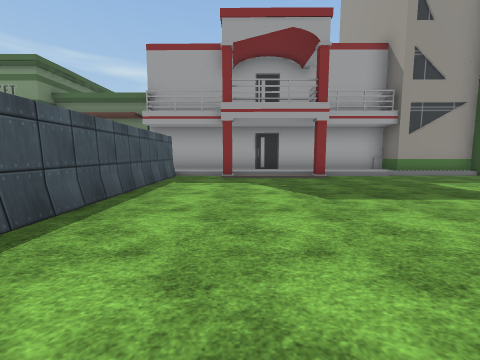
View 1 (above)

23 first-person views from a walk through a 3-D level made in the Unity game engine. The camera is 1.3 m above the floor, tilts 6° down and sees 90° across. The floor is counted in squares, 2 m on a side. Each view is taken from the middle of a square. On the plan, view 1 faces up. The plan holds only what a view shows up to about 9 squares ahead; the rest is blank. The place goes on beyond the plan. The terrain is drawn as flat ground. Some animated figures are left out. Some surface patterns are stand-ins.

View 2
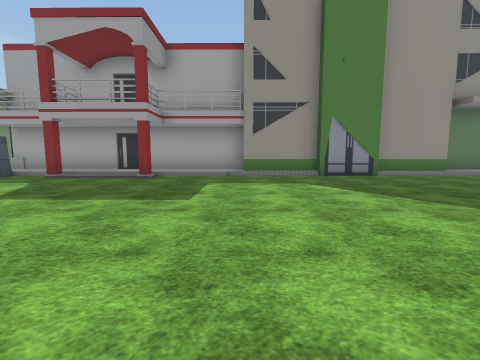

View 3
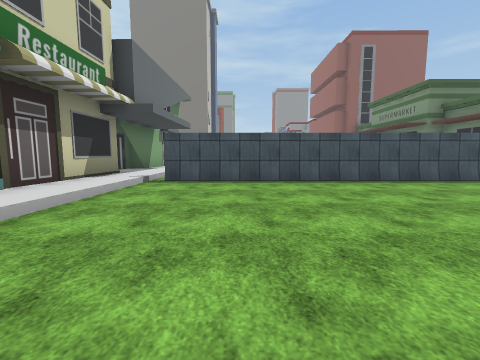

View 4
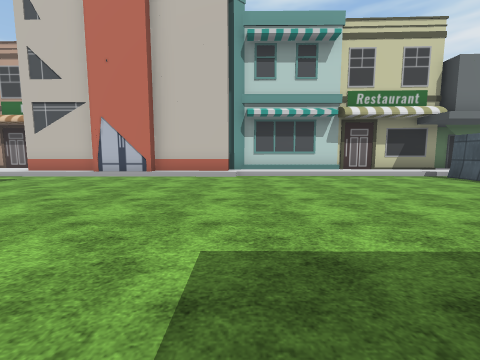

View 5
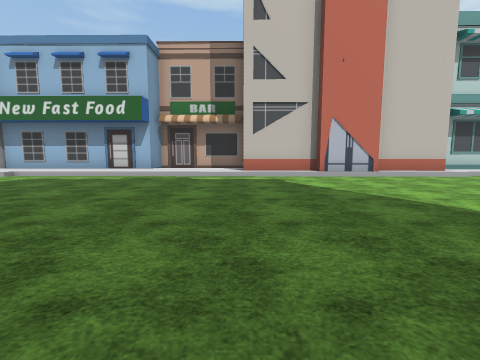

View 6
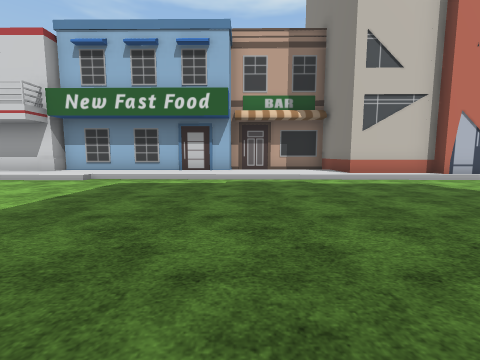

View 7
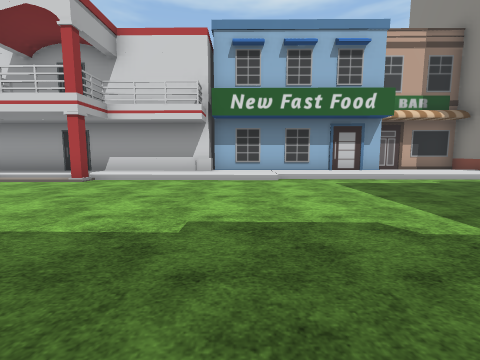

View 8
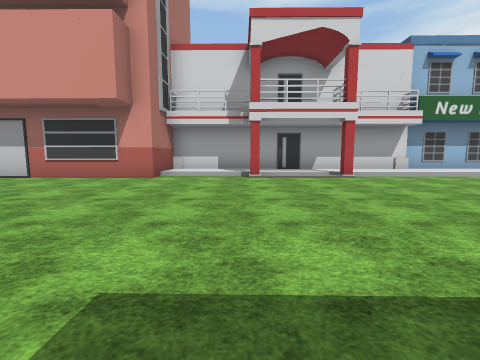

View 9
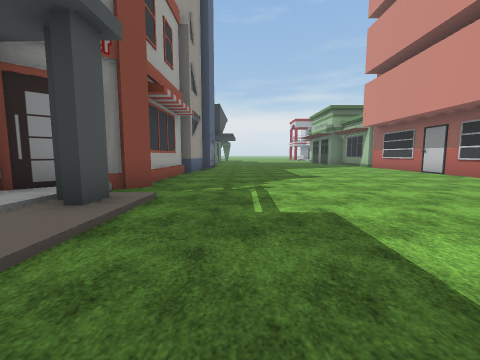

View 10
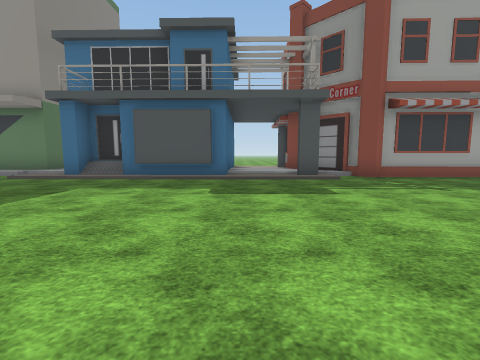

View 11
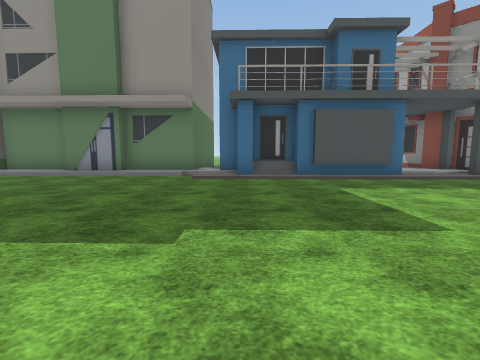

View 12
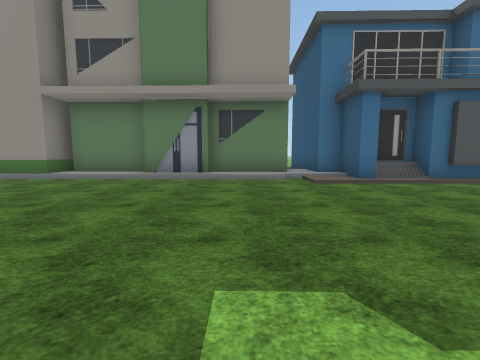

View 13
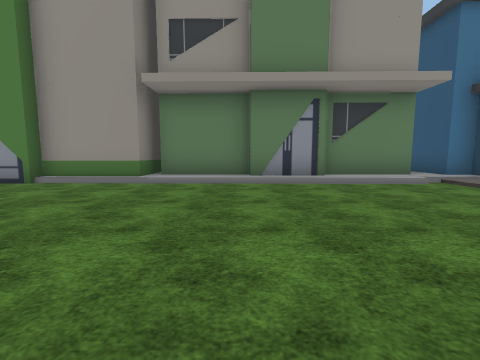

View 14
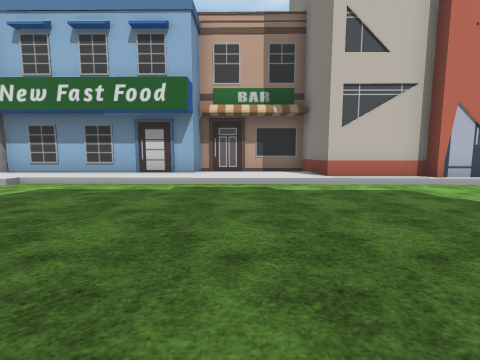

View 15
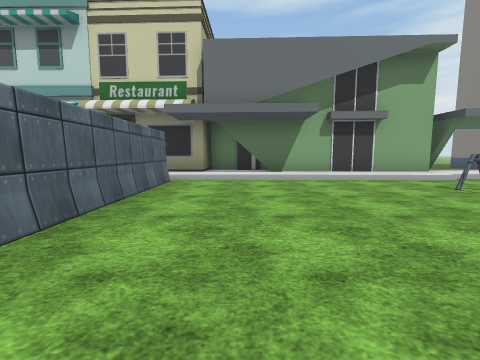

View 16
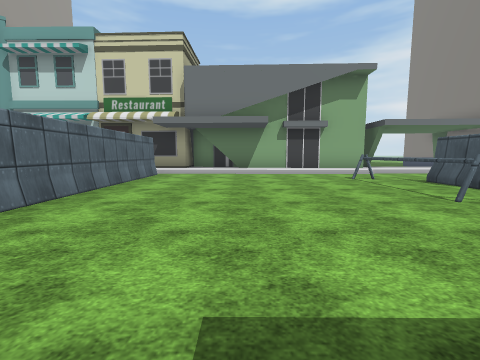

View 17
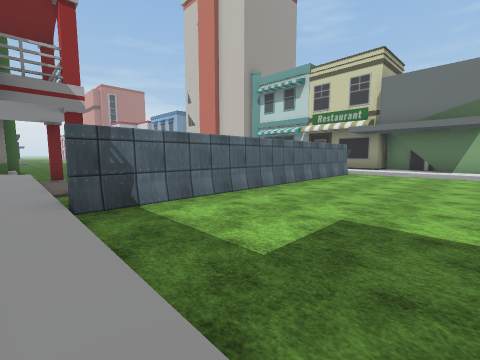

View 18
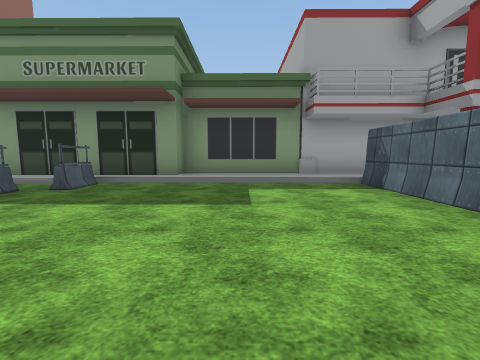

View 19
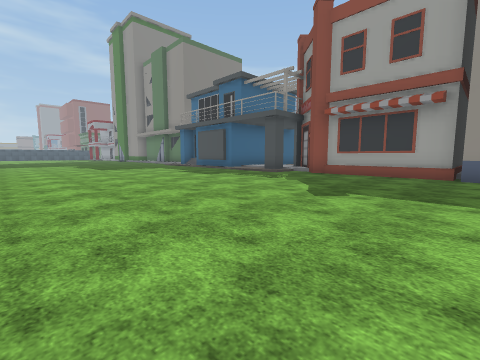

View 20
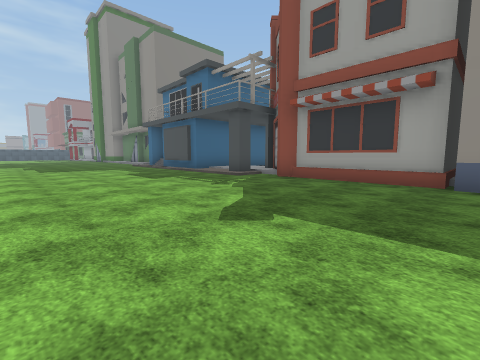

View 21
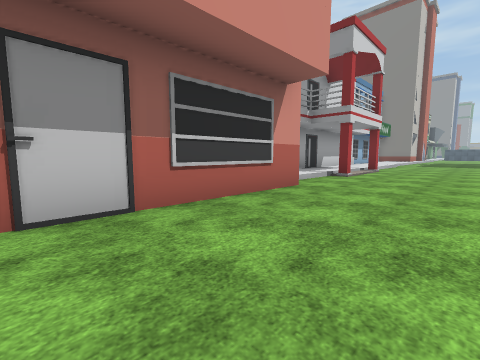

View 22
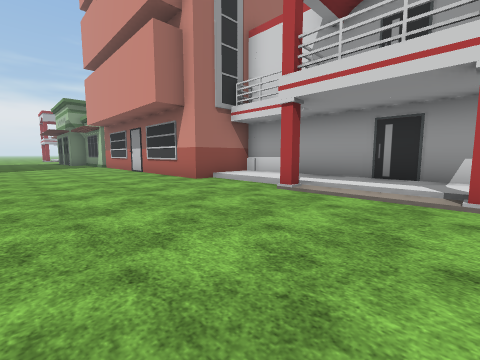

View 23
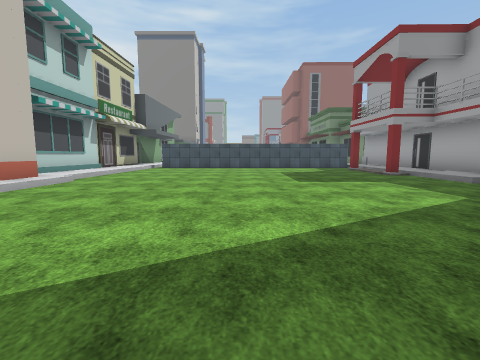

### Floor plan
Key: @ floor where view 1 was taken; # wall or solid block; . main floor; : floor 0.25 m higher than the main floor; / step, stairs or slope; ^ raised ledge; B building; A barrier; O other object.
Columns run from 8 left of view 1 to 33 right of it. Each row starts with its distance up from view 1.
 11   B
 10  BB                       B #            B
  9  BBBB#########      BBB  BB:#   #  ##    B
  8 BB:::::::::::BBBBBBB:::BB:/:#####:::#^   B
  7 A.....A.#.#................/#/###//#.####B
  6 ......A...................................
  5 ......A...................................
  4  .....A...................................
  3 ......A...................................
  2 O.....A...................................
  1 O.....A...................................
  0 O.....A.@.................................
 -1 ......A...................................
 -2 /////.A.....//////......../////#.#...BBBBB
 -3 :::::::::::::BBBBBBB:::::::::::::::::B
 -4 ######BBBBBBB     B::::BBBBB#########B
 -5      #            B    B    #
 -6                    ####

Where each view was taken, in squares from view 1:
view 1: 0 up, 0 right, facing up
view 2: 0 up, 5 right, facing up
view 3: 0 up, 4 right, facing left
view 4: 5 up, 4 right, facing down
view 5: 5 up, 11 right, facing down
view 6: 4 up, 14 right, facing down
view 7: 4 up, 19 right, facing down
view 8: 5 up, 26 right, facing down
view 9: 5 up, 24 right, facing right
view 10: 0 up, 25 right, facing up
view 11: 0 up, 20 right, facing up
view 12: 1 up, 17 right, facing up
view 13: 2 up, 14 right, facing up
view 14: 3 up, 13 right, facing down
view 15: 4 up, 4 left, facing down
view 16: 6 up, 5 left, facing down
view 17: 8 up, 6 left, facing down-right
view 18: 2 up, 5 left, facing up
view 19: 1 down, 33 right, facing up-left
view 20: 1 up, 33 right, facing up-left
view 21: 1 up, 33 right, facing down-left
view 22: 2 up, 23 right, facing down-right
view 23: 2 up, 10 right, facing left
